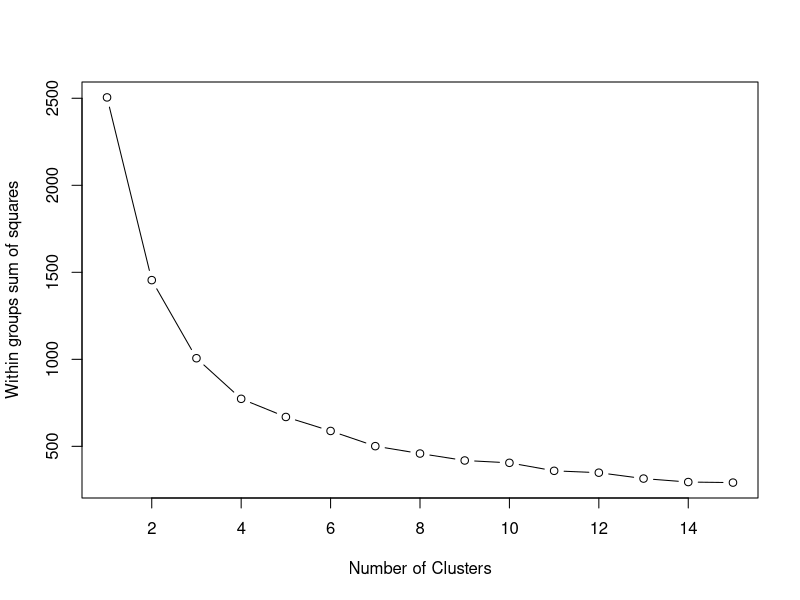
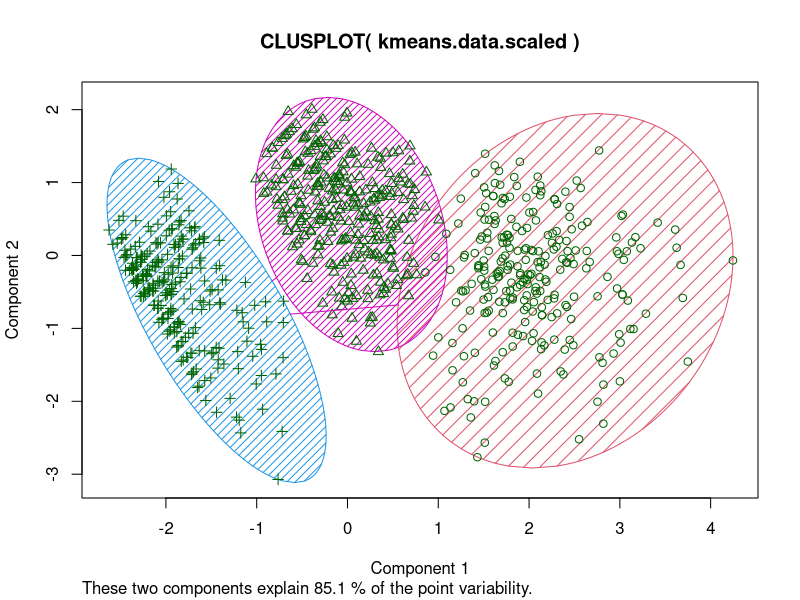
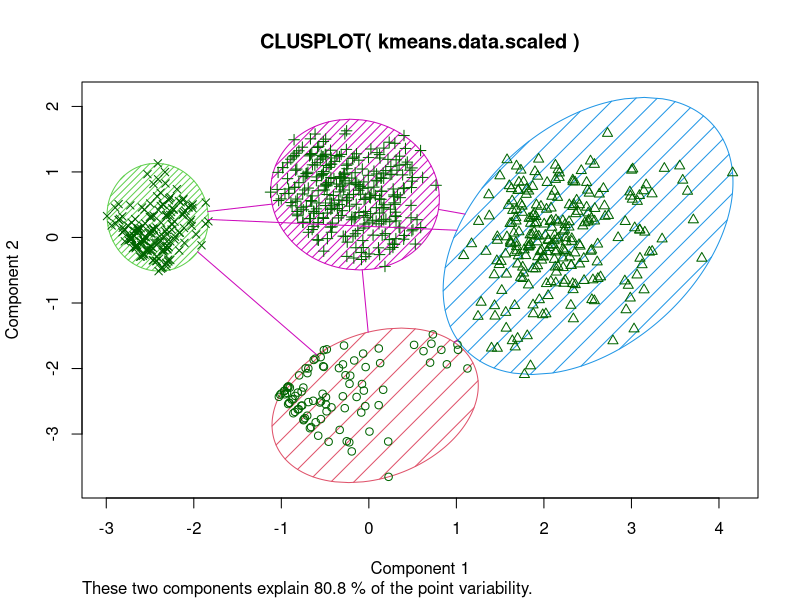
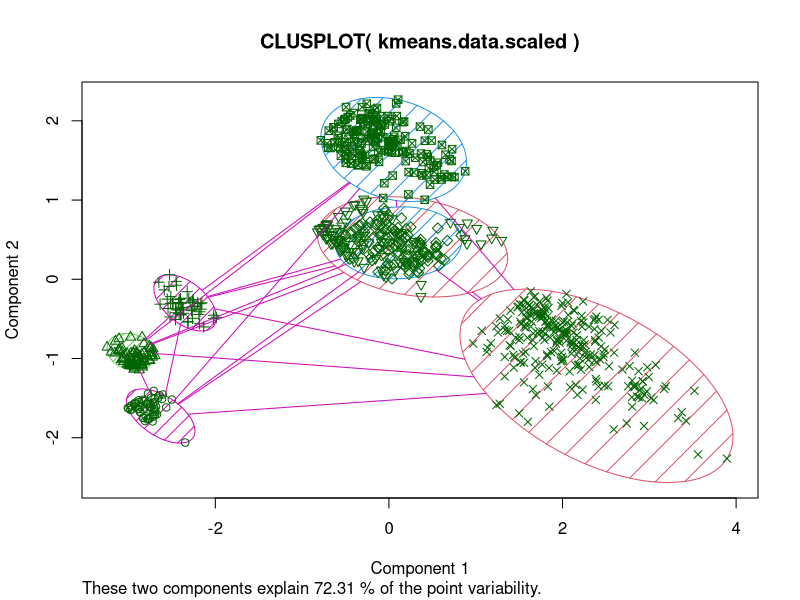
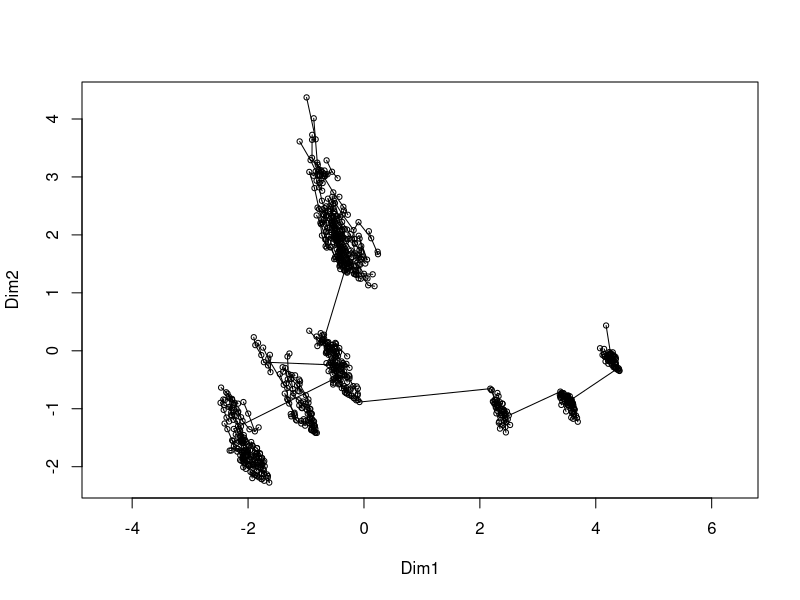
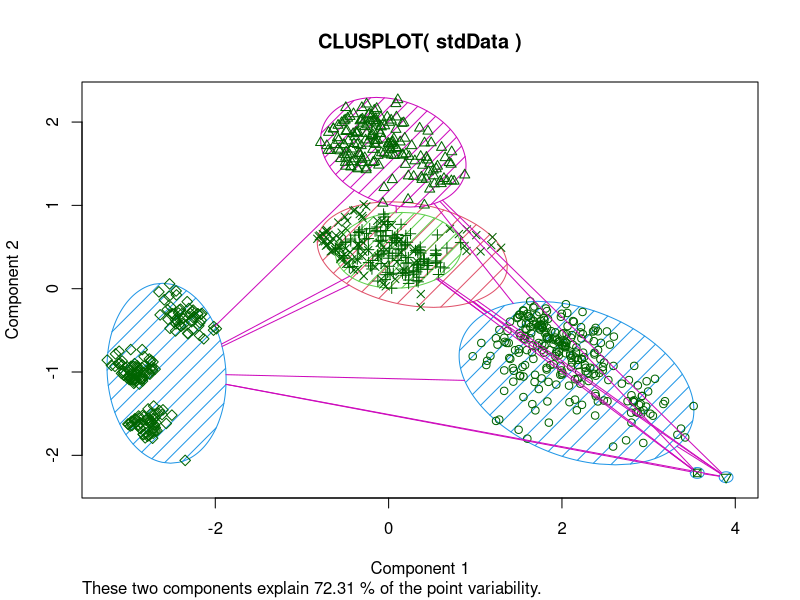
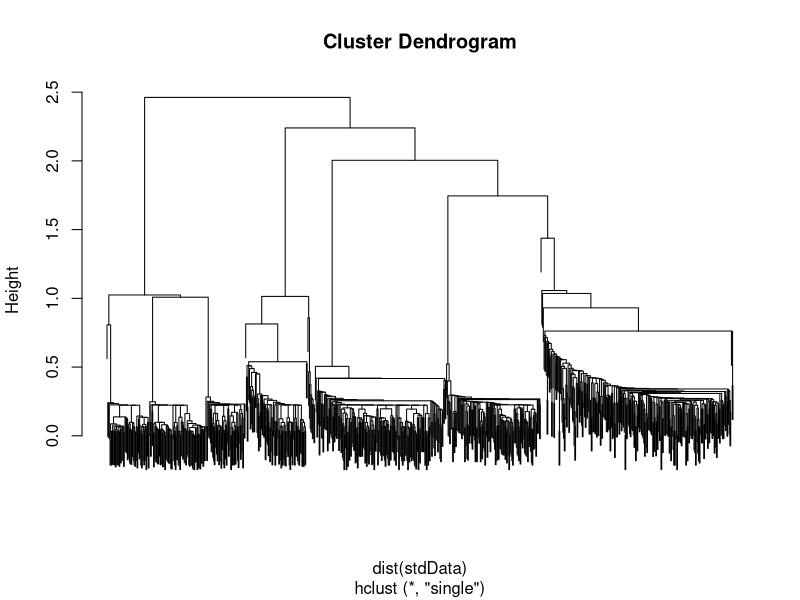
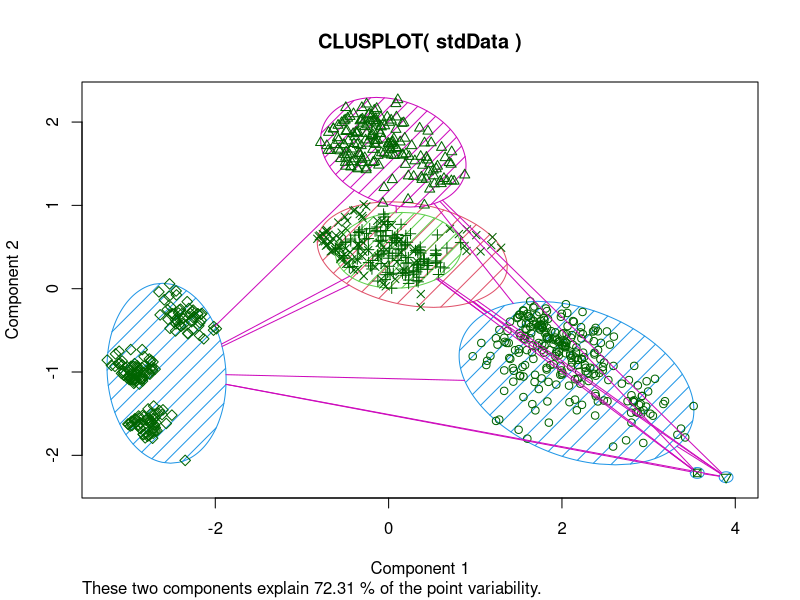

The R script that drew these images, in order:
## ---- chunk 1
data = read.csv("data.csv", sep = ",")
library(vegan)
library(stats)
require(graphics)
## ---- chunk 2
wssplot <- function(data, nc=15, seed=1234){
               wss <- (nrow(data)-1)*sum(apply(data,2,var))
               for (i in 2:nc){
                    set.seed(seed)
                    wss[i] <- sum(kmeans(data, centers=i)$withinss)}
                plot(1:nc, wss, type="b", xlab="Number of Clusters",
                     ylab="Within groups sum of squares")}
## ---- chunk 3
kmeans.data <- data[4:6]
head(kmeans.data)
## ---- chunk 4
kmeans.data.scaled <- scale(kmeans.data)
wssplot(kmeans.data.scaled)
## ---- chunk 5
# K-Means Cluster Analysis
fit3 <- kmeans(kmeans.data.scaled, 3)
# get cluster means 
aggregate(kmeans.data.scaled,by=list(fit3$cluster),FUN=mean)
# append cluster assignment
kmeans.data.scaled <- data.frame(kmeans.data.scaled, fit3$cluster)
fit3$tot.withinss #total within-cluster sum of squares
## ---- chunk 6
# vary parameters for most readable graph
library(cluster) 
clusplot(kmeans.data.scaled, fit3$cluster, color=TRUE, shade=TRUE)
## ---- chunk 7
# K-Means Cluster Analysis
fit4 <- kmeans(kmeans.data.scaled, 4)
# get cluster means 
aggregate(kmeans.data.scaled,by=list(fit4$cluster),FUN=mean)
# append cluster assignment
kmeans.data.scaled <- data.frame(kmeans.data.scaled, fit4$cluster)
fit4$tot.withinss #total within-cluster sum of squares
## ---- chunk 8
# vary parameters for most readable graph
clusplot(kmeans.data.scaled, fit4$cluster, color=TRUE, shade=TRUE)
## ---- chunk 9
# K-Means Cluster Analysis
fit7 <- kmeans(kmeans.data.scaled, 7)
# get cluster means 
aggregate(kmeans.data.scaled,by=list(fit7$cluster),FUN=mean)
# append cluster assignment
kmeans.data.scaled <- data.frame(kmeans.data.scaled, fit7$cluster)
fit7$tot.withinss #total within-cluster sum of squares
## ---- chunk 10
# vary parameters for most readable graph
clusplot(kmeans.data.scaled, fit7$cluster, color=TRUE, shade=TRUE)
## ---- chunk 11
library(fpc)
d <- dist(kmeans.data.scaled)
cluster.stats(d, fit3$cluster, fit4$cluster)
## ---- chunk 12
stdData <- kmeans.data.scaled
dis <- dist(stdData) #dissimilarity data
tr <- spantree(dis, toolong = 0) #build an MST
plot(tr, cmdscale(dis)) #plot an MST
for(i in 1:6) #loop for finding 6 maximum edges in MST
{
  m <- which.max(tr$dist)
  tr$dist[m] <- NA
}
m <- which.max(tr$dist)
tres <- tr$dist[m] + 0.00001 #set a treshold
j <- distconnected(dis, toolong = tres) #find connected components in MST after deleting 6 edges
clusplot(stdData, j, color=TRUE, shade=TRUE) #plot clusters
## ---- chunk 13
hc <- hclust(dist(stdData), method = "single")
plot(hc, labels = FALSE)
memb <- cutree(hc, k = 7)
clusplot(stdData, memb, color=TRUE, shade=TRUE)
